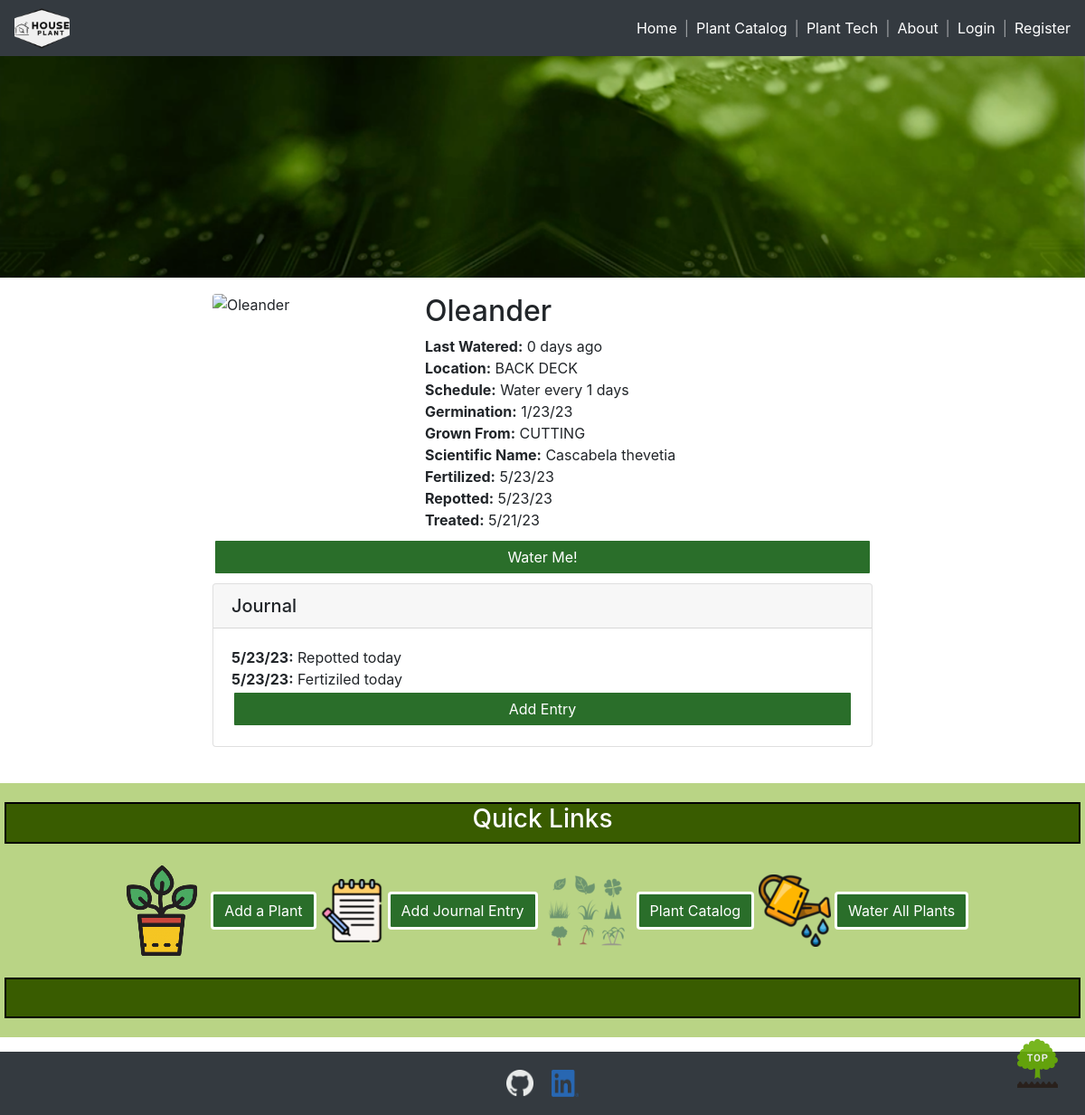
The app's page /plant/4/ with its own data.
### journal/models.py (models this page shows, shortened)
class Plant(models.Model):
    GROWN_FROM_CHOICES = [
        ('SEED', 'Seed'),
        ('SEEDLING', 'Seedling'),
        ('CUTTING', 'Cutting'),
        ('FULLSIZE', 'Full Size'),
        ('BULB', 'Bulb'),
    ]
    LOCATION_CHOICES = [
        ('KITCHEN', 'Kitchen'),
        ('LIVING RM', 'Living Room'),
        ('MUDROOM', 'Mud Room'),
        ('FR STEPS', 'Front Steps'),
        ('BK DECK', 'Back Deck'),
        ('BK GARDEN', 'Back Garden'),
        ('FR GARDEN', 'Front Garden'),
    ]
    name = models.CharField(max_length=100)
    scientific = models.CharField(max_length=150, default='')
    location = models.CharField(max_length=100, choices=LOCATION_CHOICES, default='Mud Room')
    grown_from = models.CharField(max_length=100, choices=GROWN_FROM_CHOICES, default='Full Size')
    bought = models.DateTimeField(default=timezone.now)
    image = models.ImageField(default='default.jpg', blank=True, upload_to=user_directory_path)
    cropping = ImageRatioField('image', '300x300') # size is "width x height"
    schedule = models.PositiveIntegerField(default=1, blank=1)
    date_created = models.DateTimeField(auto_now_add=True)
    owner = models.ForeignKey(User, on_delete=models.CASCADE)
    last_watered = models.DateTimeField(default=timezone.now)
    last_fertilized = models.DateTimeField(null=True, blank=True)
    last_repotted = models.DateTimeField(null=True, blank=True)
    last_treated = models.DateTimeField(null=True, blank=True)

class Entry(models.Model):
    YES_NO_CHOICES = [
        ('Y', 'Yes'),
        ('N', 'No'),
    ]
    plant = models.ForeignKey(Plant, on_delete=models.CASCADE)
    note = models.TextField()
    date_created = models.DateTimeField(default=timezone.now)
    watered = models.CharField(max_length=1, choices=YES_NO_CHOICES, default='N')
    fertilized = models.CharField(max_length=1, choices=YES_NO_CHOICES, default='N')
    repotted = models.CharField(max_length=1, choices=YES_NO_CHOICES, default='N')
    treated = models.CharField(max_length=1, choices=YES_NO_CHOICES, default='N')

### journal/views.py (the view, shortened to what this page needs)
# urls.py: path('plant/<int:pk>/', PlantDetailView.as_view(), name='plant-detail'),
class PlantDetailView(FormMixin, DetailView):
    model = Plant
    form_class = EntryWaterForm

### journal/templatetags/my_tags.py (called while the page is built)
@register.filter(expects_localtime=True)
def days_since(value, arg=None):
    try:
        tzinfo = getattr(value, 'tzinfo', None)
        value = date(value.year, value.month, value.day)
    except AttributeError:
        return value
    except ValueError:
        return value
    today = datetime.now(tzinfo).date()
    delta = value - today
    if abs(delta.days) == 1:
        day_str = ("day")
    else:
        day_str = ("days")
    if delta.days < 1:
        fa_str = ("ago")
    else:
        fa_str = ("from now")
    return "%s %s %s" % (abs(delta.days), day_str, fa_str)

### journal/templates/journal/plant_detail.html (shortened to what this page needs)
{% extends "journal/base.html" %}
{% load my_tags %}
{% load cropping %}
{% block content %}
<div class="container">
    <div class="row mb-2">
        <div class="col-md-2"></div>
        <div class="col-md-8">
            <div class="media mt-2">
                <img class="rounded mr-3" src="{% cropped_thumbnail plant 'cropping' scale=1.0 %}" alt="{{ object.name }}" style="width:30%">
                <div class="media-body">
                    <h2 class="mt-0">{{ object.name }}</h2>
                    <p class="card-text"><b>Last Watered:</b> {{ object.last_watered|days_since }}
                        <br><a class="btn btn-dark btn-sm" id="content-mobile" href="#" role="button" data-toggle="modal" data-target="#moreInfoModal">More Info</a>
                        <span id="content-desktop">
                            <b>Location:</b> {{ object.location }}
                            <br><b>Schedule:</b> Water every {{ object.schedule }} days
                            <br><b>Germination:</b> {{ object.bought|date:"n/j/y" }}
                            <br><b>Grown From:</b> {{ object.grown_from }}
                            <br><b>Scientific Name:</b> {{ object.scientific }}
                            <br>
                            {% if object.last_fertilized %}
                                <b>Fertilized:</b> {{ object.last_fertilized|date:"n/j/y" }}
                            {% endif %}
                            <br>
                            {% if object.last_repotted %}
                                <b>Repotted:</b> {{ object.last_repotted|date:"n/j/y" }}
                            {% endif %}
                            <br>
                            {% if object.last_treated %}
                                <b>Treated:</b> {{ object.last_treated|date:"n/j/y" }}
                            {% endif %}
                            <br>
                        </span>
                    </p>
                </div>
            </div>
        </div>
        <div class="col-md-2"></div>
    </div>
    <div class="row mb-2">
        <div class="col-md-2"></div>
        <div class="col-md-8">
            {% if object.owner == user %}
                <form method="POST">
                    {% csrf_token %}
                    <button type="submit" class="btn btn-primary" name="water_single" style="width:100%">Water Me</button>
                    <br>
                </form>
            {% else %}
                <a href="#" class="btn btn-primary" style="width:100%" role="button" data-toggle="modal" data-target="#modifyPlantModal">Water Me!</a>
            {% endif %}
        </div>
        <div class="col-md-2"></div>
    </div>
    <div class="row mb-2">
        <div class="col-md-2"></div>
        <div class="col-md-8">
            <div class="card">
                <h5 class="card-header">Journal</h5>
                <div class="card-body">
                    {% for entry in object.entry_set.all reversed %}
                        <p class="card-text"><b>{{ entry.date_created|date:"n/j/y" }}:</b> {{ entry.note }}</p>
                    {% empty %}
                        <p><i>No journal entries yet.</i></p>
                    {% endfor %}
                    {% if object.owner == user %}
                        <a href="{% url 'entry-create' object.id %}" class="btn btn-outline-primary float-right" role="button">Add Entry</a>
                    {% else %}
                        <a href="#" class="btn btn-primary" style="width:100%" role="button" data-toggle="modal" data-target="#modifyPlantModal">Add Entry</a>
                    {% endif %}
                </div>
            </div>
        </div>
        <div class="col-md-2"></div>
    </div>
    <div class="row mb-2">
        <div class="col-md-2"></div>
        <div class="col-md-8">
        </div>
        <div class="col-md-2"></div>
    </div>
</div>
{% endblock content %}

### journal/static/journal/main.css (style rules this page uses)
body, html { margin: 0; padding: 0; }
#content-desktop { display: block; }
.btn { color: rgb(255, 255, 255); background-color: rgb(42, 110, 42); border: solid; }
.card-text { margin-bottom: 0; }

### records on screen
Plant: name "Oleander", last_watered|days_since "0 days ago", location "BACK DECK", schedule "1", bought "1/23/23", grown_from "CUTTING", scientific "Cascabela thevetia", last_fertilized "5/23/23", last_repotted "5/23/23", last_treated "5/21/23"
Entry: date_created "5/23/23", note "Repotted today"
Entry: date_created "5/23/23", note "Fertiziled today"
